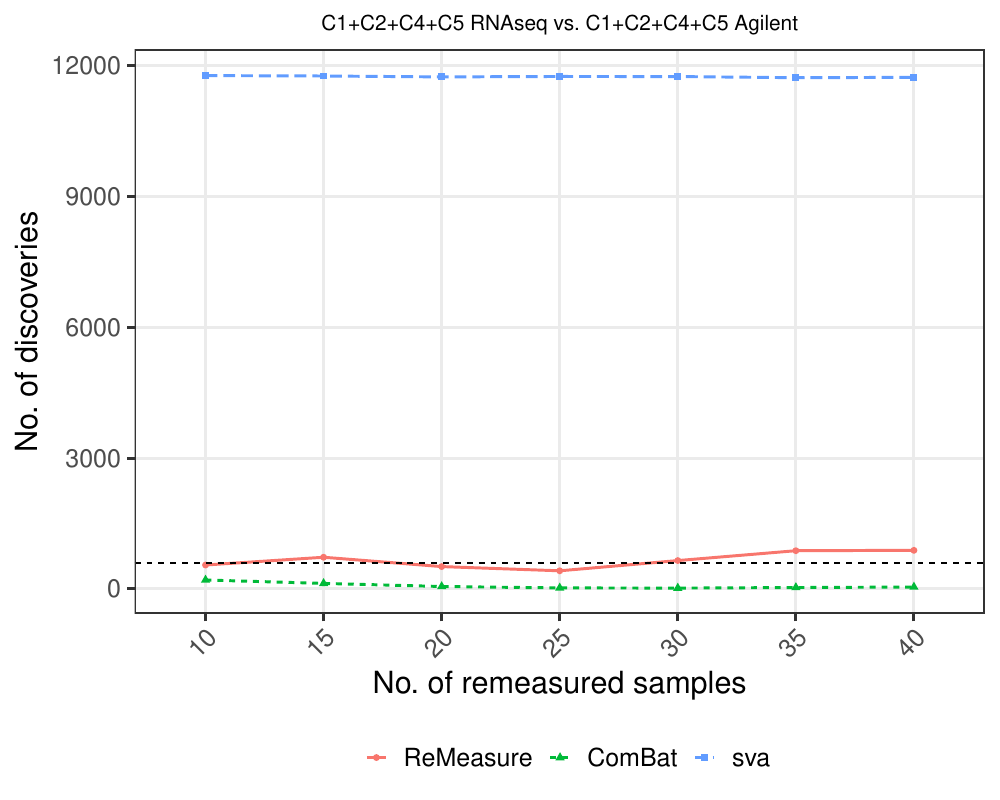

This figure's R source:
### Fig S16 ###
rm(list = ls())
library(ggplot2)
library(cowplot)
library(reshape)
library(stringi)
source("./code/OvarianCancer.R")
Datalist = c("C1C2C4C5_RNAseq", "C1C2C4C5_Agilent", "C1C2C4C5_Agilent")
allMethods = c("ReMeasure", "ComBat", "sva")
create.data = function(res.pv.a, procedure) {
  res.df <- reshape::melt(res.pv.a)
  colnames(res.df)[ncol(res.df)] <- 'Value'
  if (procedure == "none") {
    m <- aggregate(Value~Method + ReMeasureNo, res.df, function(x) sum(x <= alpha ))
  } else if (procedure == "BH") {
    m <- aggregate(Value~Method + ReMeasureNo, res.df, function(x) sum( p.adjust(x, method = "BH") < alpha ) )
  } else if (procedure == "bonferroni") {
    m <- aggregate(Value~Method + ReMeasureNo, res.df, function(x) sum( p.adjust(x, method = "bonferroni") < alpha ) )
  }
  m$ReMeasureNo = factor(m$ReMeasureNo)
  return(m)
}

obj.list = list()
procedure = "none"
nGene = 11861
Ind_all = c( rbind( ReMeasure_C1MES_name[1:10], ReMeasure_C2IMM_name[1:10],
                    ReMeasure_C4DIF_name[1:10], ReMeasure_C5PRO_name[1:10]) )
filepath = paste0("./data/IndependSvaComBatNULL-", paste(Datalist, collapse = '-'), ".RData")


load(filepath)
n1s = seq(10, length(Ind_all), by = 5)
res.pv.a = array(NA, c(length(allMethods), length(n1s), nGene), 
                 dimnames = list(Method = allMethods, ReMeasureNo = paste(n1s), 
                                 Gene = paste(1:nGene) ) )

for (m in 1:length(allMethods)) {
  method = allMethods[m]
  if (method == "ReMeasure") {
    pvMat = res$pv
  } else if (method == "ComBat") {
    pvMat = res$pv_par
  } else if (method == "sva") {
    pvMat = res$pv_sva
  } 
  
  for (num in 1:length(n1s)) {
    n1 = n1s[num]
    res.pv.a[method, as.character(n1), ] = pvMat[num, ] 
  }
  
}
error.info <- aggregate(value~Method + ReMeasureNo,
                        reshape::melt(res.pv.a), function(x) mean(is.na(x)), na.action = function (x) x)

alpha = 0.05
res.df = create.data(res.pv.a, procedure = procedure)
res.df$Method <- factor(res.df$Method, levels = c("ReMeasure", "ComBat", "sva", "LMM"))
str = stri_replace_all_regex(Datalist,
                             pattern =c("MES", "IMM", "PRO", "DIF", '_'),
                             replacement = c('','','','', ' '),
                             vectorize = FALSE)
str = sub("(C\\d)(C\\d)(C\\d)", "\\1+\\2+\\3+", str)
res.sub = subset(res.df, Method %in% c("ReMeasure", "ComBat", "sva", "LMM"))

GraphName = paste0("./figure/FigS16.pdf")
pdf(GraphName, width = 10, height = 8)
obj <- ggplot(res.sub, aes(x = ReMeasureNo, y = Value, group = Method,
                           col = Method, shape = Method,  linetype = Method)) + 
  geom_line(size = 1) + geom_point(size = 2) 
obj <- obj + xlab("No. of remeasured samples") + theme_bw(base_size = 22) + 
  theme(legend.position="bottom", axis.text.x = element_text(angle = 45, hjust=1)) + 
  ggtitle(gsub("_", " ", paste(str[-3], collapse = ' vs. ') ) ) + 
  theme(plot.title = element_text(size = 15, hjust = 0.5)) + ylab("No. of discoveries") +
  theme(legend.title = element_blank(), panel.grid.minor = element_blank()) 
obj <- obj  + geom_hline(aes(yintercept=alpha*nGene), linetype=2)
print(obj)
dev.off()




